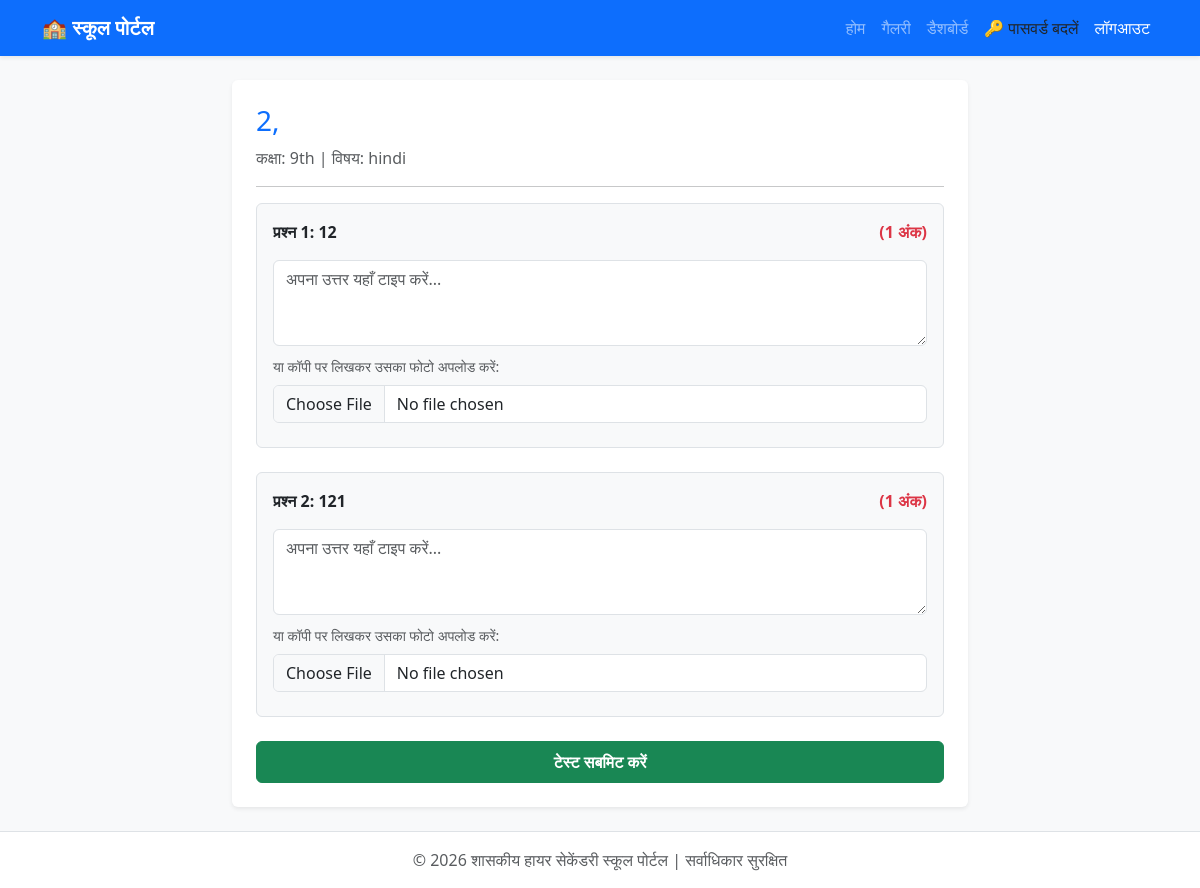
Before: /test/take/6/ (signed in) with the older database file.
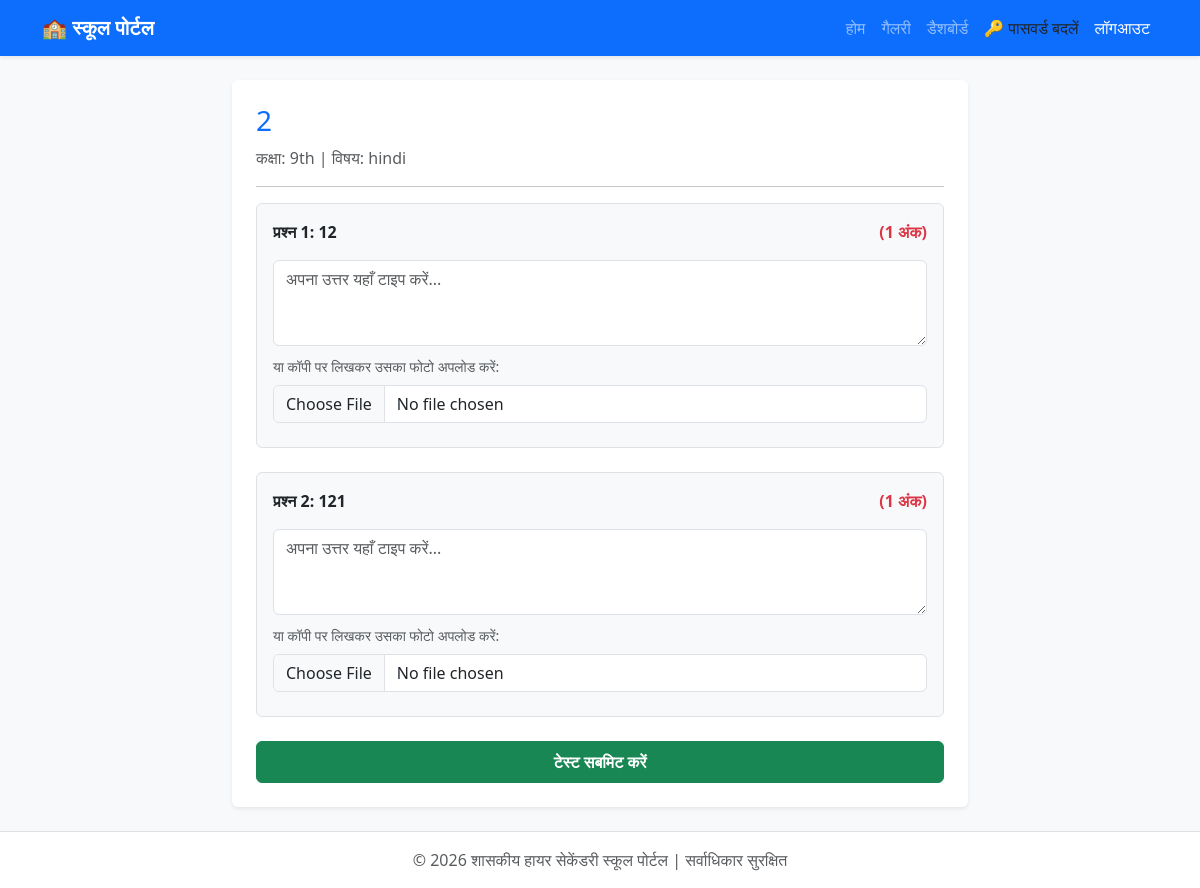
After: the same page with the newer database file.
### core/models.py (models this page shows, shortened)
class MockTest(models.Model):
    CLASS_CHOICES = [
        ('6th', 'Class 6th'), ('7th', 'Class 7th'), ('8th', 'Class 8th'),
        ('9th', 'Class 9th'), ('10th', 'Class 10th'), ('11th', 'Class 11th'), ('12th', 'Class 12th')
    ]
    title = models.CharField(max_length=200, verbose_name="Test Naam")
    school_class = models.CharField(max_length=10, choices=CLASS_CHOICES, verbose_name="Kiske liye Class")
    subject = models.CharField(max_length=100, verbose_name="Subject")
    created_at = models.DateTimeField(auto_now_add=True)

### core/views.py (the view, shortened to what this page needs)
# urls.py: path('test/take/<int:test_id>/', views.take_test, name='take_test'),
@login_required
def take_test(request, test_id):
    test = get_object_or_404(MockTest, id=test_id)
    questions = test.questions.all()
    return render(request, 'core/take_test.html', {'test': test, 'questions': questions})

### core/templates/core/take_test.html (shortened to what this page needs)
{% extends 'core/base.html' %}
{% block content %}
<div class="row justify-content-center">
    <div class="col-md-8">
        <div class="card shadow-sm border-0">
            <div class="card-body p-4">
                <h3 class="card-title text-primary">{{ test.title }}</h3>
                <p class="text-muted">कक्षा: {{ test.school_class }} | विषय: {{ test.subject }}</p>
                <hr>
                <form method="POST" enctype="multipart/form-data">
                    {% for question in questions %}
                        <div class="mb-4 p-3 bg-light rounded border">
                            <p class="fw-bold text-dark">प्रश्न {{ forloop.counter }}: {{ question.question_text }} <span class="text-danger float-end">({{ question.max_marks }} अंक)</span></p>
                            {% if question.question_type == 'mcq' %}
                                <div class="form-check mb-2">
                                    <input class="form-check-input" type="radio" name="question_{{ question.id }}" value="A" id="q{{ question.id }}_a" required>
                                    <label class="form-check-label" for="q{{ question.id }}_a">A) {{ question.option_a }}</label>
                                </div>
                                <div class="form-check mb-2">
                                    <input class="form-check-input" type="radio" name="question_{{ question.id }}" value="B" id="q{{ question.id }}_b">
                                    <label class="form-check-label" for="q{{ question.id }}_b">B) {{ question.option_b }}</label>
                                </div>
                                <div class="form-check mb-2">
                                    <input class="form-check-input" type="radio" name="question_{{ question.id }}" value="C" id="q{{ question.id }}_c">
                                    <label class="form-check-label" for="q{{ question.id }}_c">C) {{ question.option_c }}</label>
                                </div>
                                <div class="form-check mb-2">
                                    <input class="form-check-input" type="radio" name="question_{{ question.id }}" value="D" id="q{{ question.id }}_d">
                                    <label class="form-check-label" for="q{{ question.id }}_d">D) {{ question.option_d }}</label>
                                </div>
                            {% else %}
                                <div class="mb-2">
                                    <textarea name="answer_text_{{ question.id }}" class="form-control" rows="3" placeholder="अपना उत्तर यहाँ टाइप करें..."></textarea>
                                </div>
                                <div class="mb-2">
                                    <label class="form-label small text-muted">या कॉपी पर लिखकर उसका फोटो अपलोड करें:</label>
                                    <input type="file" name="answer_image_{{ question.id }}" class="form-control" accept="image/*">
                                </div>
                            {% endif %}
                        </div>
                    {% endfor %}
                    <button type="submit" class="btn btn-success w-100 py-2 fw-bold">टेस्ट सबमिट करें</button>
                </form>
            </div>
        </div>
    </div>
</div>
{% endblock %}

Changed rows visible on the page:
changed MockTest "9th": title "2," → "2"
